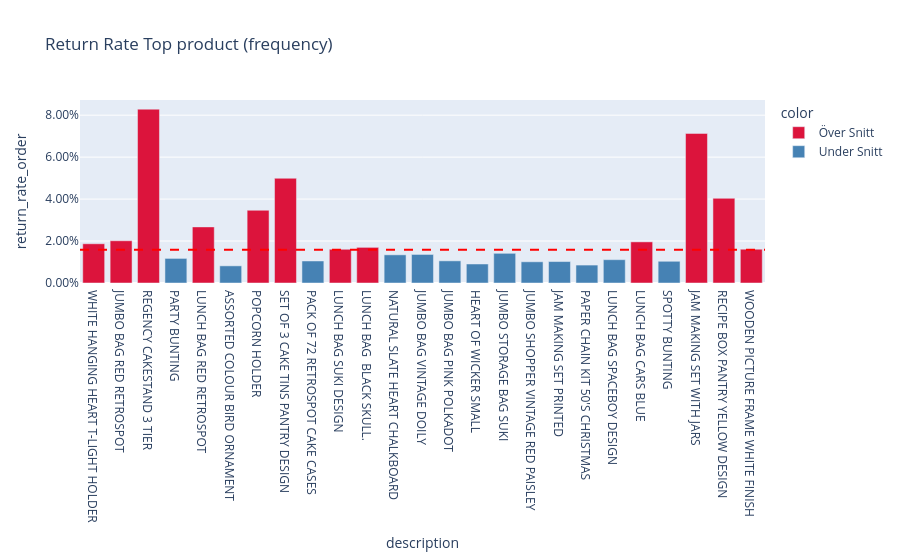

Notebook code for this chart:
### Markdown cell above
Bland top25-produkterna (sälj) så kan vi se att det är 5st varor som sticker ut från medelvärdet, varav en är vår bäst säljande produkt. Anledning till retur av dessa produkter bör tittas närmare på.

### Code cell
r_topfreq = df_return_top_frequent.head(25).copy()
r_topfreq['color'] = r_topfreq['return_rate_order'].apply(lambda x: 'Över Snitt' if x > df_avg_rr['weighted_return_rate_order'][0] else 'Under Snitt')

fig_r_topfreq = px.bar(r_topfreq,
                       x='description',
                       y='return_rate_order',
                       color='color',
                       color_discrete_map={'Över Snitt': 'crimson', 'Under Snitt': 'steelblue'},
                       title='Return Rate Top product (frequency)',
                       category_orders={'description': r_topfreq['description'].tolist()}
                       )

fig_r_topfreq.add_hline(
    y=df_avg_rr['weighted_return_rate_order'][0],
    line_dash='dash',
    line_color='red'    
)

fig_r_topfreq.update_yaxes(tickformat='.2%')

fig_r_topfreq.write_html("../HTML/prod_rr_topfreq.html",
                         include_plotlyjs='cdn')

fig_r_topfreq.show()

### Figure 1 — Plotly figure (JSON) as saved in the notebook; plotly's stock layout.template omitted (floating-point values rounded to 4 significant figures)
{"data": [{"hovertemplate": "color=Över Snitt<br>description=%{x}<br>return_rate_order=%{y}<extra></extra>", "legendgroup": "Över Snitt", "marker": {"color": "crimson", "pattern": {"shape": ""}}, "name": "Över Snitt", "orientation": "v", "showlegend": true, "textposition": "auto", "type": "bar", "x": ["WHITE HANGING HEART T-LIGHT HOLDER", "JUMBO BAG RED RETROSPOT", "REGENCY CAKESTAND 3 TIER", "LUNCH BAG RED RETROSPOT", "POPCORN HOLDER", "SET OF 3 CAKE TINS PANTRY DESIGN ", "LUNCH BAG SUKI DESIGN ", "LUNCH BAG  BLACK SKULL.", "LUNCH BAG CARS BLUE", "JAM MAKING SET WITH JARS", "RECIPE BOX PANTRY YELLOW DESIGN", "WOODEN PICTURE FRAME WHITE FINISH"], "xaxis": "x", "y": [0.0187, 0.02014, 0.08287, 0.02674, 0.03467, 0.04993, 0.01608, 0.01699, 0.01961, 0.07131, 0.04038, 0.0161], "yaxis": "y"}, {"hovertemplate": "color=Under Snitt<br>description=%{x}<br>return_rate_order=%{y}<extra></extra>", "legendgroup": "Under Snitt", "marker": {"color": "steelblue", "pattern": {"shape": ""}}, "name": "Under Snitt", "orientation": "v", "showlegend": true, "textposition": "auto", "type": "bar", "x": ["PARTY BUNTING", "ASSORTED COLOUR BIRD ORNAMENT", "PACK OF 72 RETROSPOT CAKE CASES", "NATURAL SLATE HEART CHALKBOARD ", "JUMBO BAG VINTAGE DOILY ", "JUMBO BAG PINK POLKADOT", "HEART OF WICKER SMALL", "JUMBO STORAGE BAG SUKI", "JUMBO SHOPPER VINTAGE RED PAISLEY", "JAM MAKING SET PRINTED", "PAPER CHAIN KIT 50'S CHRISTMAS ", "LUNCH BAG SPACEBOY DESIGN ", "SPOTTY BUNTING"], "xaxis": "x", "y": [0.01172, 0.008174, 0.01049, 0.01343, 0.01361, 0.01056, 0.009061, 0.01415, 0.01011, 0.01022, 0.008547, 0.01111, 0.01035], "yaxis": "y"}], "layout": {"barmode": "relative", "legend": {"title": {"text": "color"}, "tracegroupgap": 0}, "shapes": [{"line": {"color": "red", "dash": "dash"}, "type": "line", "x0": 0, "x1": 1, "xref": "x domain", "y0": 0.0159, "y1": 0.0159, "yref": "y"}], "title": {"text": "Return Rate Top product (frequency)"}, "xaxis": {"anchor": "y", "categoryarray": ["WHITE HANGING HEART T-LIGHT HOLDER", "JUMBO BAG RED RETROSPOT", "REGENCY CAKESTAND 3 TIER", "PARTY BUNTING", "LUNCH BAG RED RETROSPOT", "ASSORTED COLOUR BIRD ORNAMENT", "POPCORN HOLDER", "SET OF 3 CAKE TINS PANTRY DESIGN ", "PACK OF 72 RETROSPOT CAKE CASES", "LUNCH BAG SUKI DESIGN ", "LUNCH BAG  BLACK SKULL.", "NATURAL SLATE HEART CHALKBOARD ", "JUMBO BAG VINTAGE DOILY ", "JUMBO BAG PINK POLKADOT", "HEART OF WICKER SMALL", "JUMBO STORAGE BAG SUKI", "JUMBO SHOPPER VINTAGE RED PAISLEY", "JAM MAKING SET PRINTED", "PAPER CHAIN KIT 50'S CHRISTMAS ", "LUNCH BAG SPACEBOY DESIGN ", "LUNCH BAG CARS BLUE", "SPOTTY BUNTING", "JAM MAKING SET WITH JARS", "RECIPE BOX PANTRY YELLOW DESIGN", "WOODEN PICTURE FRAME WHITE FINISH"], "categoryorder": "array", "domain": [0, 1], "title": {"text": "description"}}, "yaxis": {"anchor": "x", "domain": [0, 1], "tickformat": ".2%", "title": {"text": "return_rate_order"}}}}
